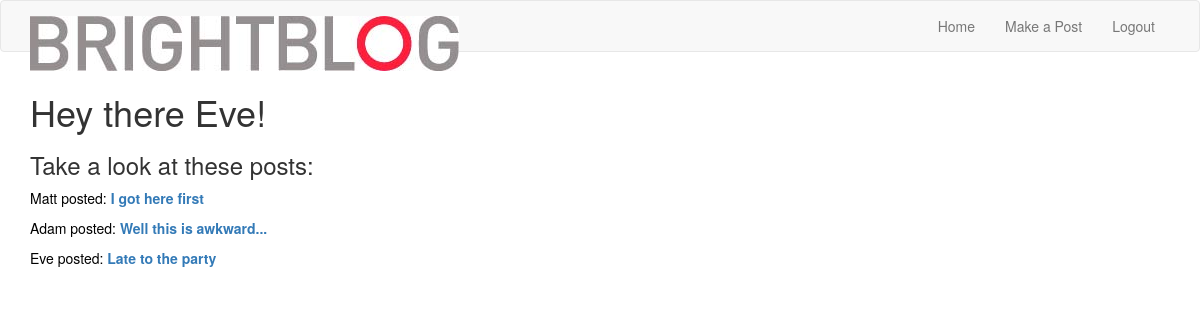
The page /index (signed in) on the database its author committed.
### app/models.py (models this page shows, shortened)
class User(UserMixin, db.Model):
    id = db.Column(db.Integer, primary_key=True)
    username = db.Column(db.String(64), index=True, unique=True)
    email = db.Column(db.String(120), index=True, unique=True)
    password_hash = db.Column(db.String(128))
    posts = db.relationship('Post', backref='author', lazy='dynamic')
    comments = db.relationship('Comment', backref='author', lazy='dynamic')

class Post(db.Model):
    id = db.Column(db.Integer, primary_key=True)
    title = db.Column(db.String(150))
    body = db.Column(db.Text())
    timestamp = db.Column(db.DateTime, index=True, default=datetime.utcnow)
    user_id = db.Column(db.Integer, db.ForeignKey('user.id'))

### app/routes.py (the view)
@app.route('/')
@app.route('/index')
def index():
    posts = Post.query.all()
    return render_template('index.html', title='Home Page', posts=posts)

### app/models.py (called while the page is built)
@login.user_loader
def load_user(id):
    return User.query.get(int(id))

### app/templates/index.html
{% extends "base.html" %}
{% block content %}
<div class="container">
    {% if current_user.is_anonymous %}
        <h1 class="welcome">Welcome to Brightblog!</h1>
    {% else %}
        <h1 class="welcome">Hey there {{ current_user.username }}!</h1>
    {% endif %}
    <h3>Take a look at these posts:</h3>
    {% for post in posts %}
    <div>
        <p>
            {{ post.author.username }} posted:
            <b><a href="{{url_for('show_post', post_id=post.id) }}">{{ post.title }}</a></b>
        </p>
    </div>
    {% endfor %}
</div>
{% endblock %}

### app/static/brightblog.css (style rules this page uses)
p { color: black; }

### rows shown on the page
User: username "Eve"
Post: author.username "Matt", title "I got here first"
Post: author.username "Adam", title "Well this is awkward..."
Post: author.username "Eve", title "Late to the party"
